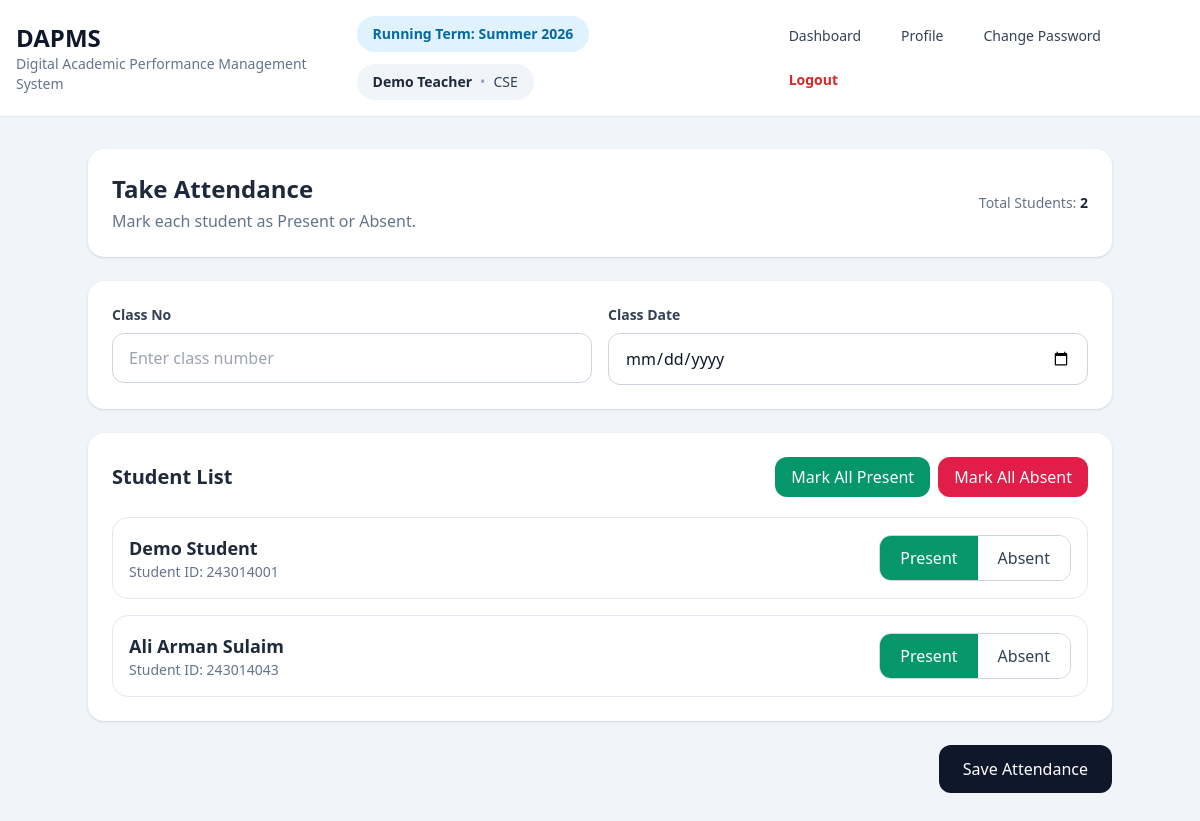
The app's page /teacher/section/5/attendance/create (signed in) with its own data.
### tables this page shows
CREATE TABLE terms(
            id INTEGER PRIMARY KEY AUTOINCREMENT,
            name TEXT NOT NULL,
            start_date TEXT NOT NULL,
            end_date TEXT NOT NULL,
            status TEXT NOT NULL DEFAULT 'running'
        , semester TEXT, year INTEGER);

CREATE TABLE users(
            id INTEGER PRIMARY KEY AUTOINCREMENT,
            role TEXT NOT NULL,
            name TEXT NOT NULL,
            email TEXT NOT NULL UNIQUE,
            password_hash TEXT NOT NULL,
            department TEXT NOT NULL
        );

CREATE TABLE enrollments(
            id INTEGER PRIMARY KEY AUTOINCREMENT,
            section_id INTEGER NOT NULL,
            student_user_id INTEGER NOT NULL,
            term_id INTEGER NOT NULL,
            UNIQUE(section_id, student_user_id),
            FOREIGN KEY(section_id) REFERENCES sections(id) ON DELETE CASCADE,
            FOREIGN KEY(student_user_id) REFERENCES users(id) ON DELETE CASCADE,
            FOREIGN KEY(term_id) REFERENCES terms(id) ON DELETE CASCADE
        );

CREATE TABLE students(
            user_id INTEGER PRIMARY KEY,
            student_id TEXT NOT NULL UNIQUE,
            admission_term TEXT NOT NULL,
            FOREIGN KEY(user_id) REFERENCES users(id) ON DELETE CASCADE
        );

### app/routes/teacher.py (the view, shortened to what this page needs)
@bp.route('/section/<int:section_id>/attendance/create', methods=['GET', 'POST'])
@role_required('teacher')
def create_attendance(section_id):
    manager = _manager()
    return render_template('teacher/create_attendance.html', students=manager.get_students_by_section(section_id), section_id=section_id)

### app/core/security.py (called while the page is built)
def load_user():
    user_id = session.get('user_id')
    if not user_id:
        g.user = None
        return
    g.user = get_db().execute('SELECT * FROM users WHERE id=?', (user_id,)).fetchone()

def role_required(*roles):
    def decorator(view):
        @wraps(view)
        def wrapped(*args, **kwargs):
            if session.get('role') not in roles:
                return redirect(url_for('auth.login'))
            return view(*args, **kwargs)
        return wrapped
    return decorator

### app/db.py (called while the page is built)
def get_db():
    if 'db' not in g:
        g.db = sqlite3.connect(current_app.config['DATABASE'])
        g.db.row_factory = sqlite3.Row
        g.db.execute('PRAGMA foreign_keys = ON')
    return g.db

### app/managers/teacher_manager.py (called while the page is built)
    def get_students_by_section(self, section_id: int):
        return self.db.execute(
            '''
            SELECT enrollments.id as enrollment_id, users.name, students.student_id
            FROM enrollments
            JOIN users ON users.id = enrollments.student_user_id
            JOIN students ON students.user_id = users.id
            WHERE enrollments.section_id=?
            ORDER BY students.student_id
            ''',
            (section_id,)
        ).fetchall()

### app/routes/auth.py (called while the page is built)
@bp.before_app_request
def before():
    load_user()

### app/routes/teacher.py (called while the page is built)
def _manager() -> TeacherManager:
    return TeacherManager(get_db())

### app/templates/teacher/create_attendance.html (shortened to what this page needs)
{% extends 'layout.html' %}
{% block content %}
<div class="max-w-5xl mx-auto space-y-6">
  <div class="bg-white rounded-2xl shadow p-6">
    <div class="flex items-center justify-between gap-4 flex-wrap">
      <div>
        <h2 class="text-2xl font-bold text-slate-800">Take Attendance</h2>
        <p class="text-slate-500 mt-1">Mark each student as Present or Absent.</p>
      </div>
      <div class="text-sm text-slate-500">
        Total Students: <span class="font-semibold text-slate-800">{{ students|length }}</span>
      </div>
    </div>
  </div>
  <form method="post" class="space-y-6">
    <div class="bg-white rounded-2xl shadow p-6">
      <div class="grid md:grid-cols-2 gap-4">
        <div>
          <label class="block text-sm font-semibold text-slate-700 mb-2">Class No</label>
          <input
            name="class_no"
            type="number"
            placeholder="Enter class number"
            class="w-full border border-slate-300 rounded-xl px-4 py-3 focus:outline-none focus:ring-2 focus:ring-sky-500"
            required
          >
        </div>
        <div>
          <label class="block text-sm font-semibold text-slate-700 mb-2">Class Date</label>
          <input
            name="class_date"
            type="date"
            class="w-full border border-slate-300 rounded-xl px-4 py-3 focus:outline-none focus:ring-2 focus:ring-sky-500"
            required
          >
        </div>
      </div>
    </div>
    <div class="bg-white rounded-2xl shadow p-6">
      <div class="flex items-center justify-between mb-5 flex-wrap gap-3">
        <h3 class="text-xl font-bold text-slate-800">Student List</h3>
        <div class="flex gap-2">
          <button
            type="button"
            onclick="setAllAttendance('Present')"
            class="px-4 py-2 rounded-xl bg-emerald-600 text-white hover:bg-emerald-700"
          >
            Mark All Present
          </button>
          <button
            type="button"
            onclick="setAllAttendance('Absent')"
            class="px-4 py-2 rounded-xl bg-rose-600 text-white hover:bg-rose-700"
          >
            Mark All Absent
          </button>
        </div>
      </div>
      <div class="space-y-4">
        {% for s in students %}
        <div class="border border-slate-200 rounded-2xl p-4 flex flex-col md:flex-row md:items-center md:justify-between gap-4">
          <div>
            <div class="font-semibold text-slate-800 text-lg">{{ s.name }}</div>
            <div class="text-sm text-slate-500">Student ID: {{ s.student_id }}</div>
          </div>
          <div class="flex items-center gap-3">
            <div class="inline-flex rounded-xl overflow-hidden border border-slate-300">
              <button
                type="button"
                id="present_btn_{{ s.enrollment_id }}"
                data-enrollment-id="{{ s.enrollment_id }}"
                onclick="setAttendance(this.dataset.enrollmentId, 'Present')"
                class="attendance-btn px-5 py-2.5 bg-emerald-600 text-white font-medium transition"
              >
                Present
              </button>
              <button
                type="button"
                id="absent_btn_{{ s.enrollment_id }}"
                data-enrollment-id="{{ s.enrollment_id }}"
                onclick="setAttendance(this.dataset.enrollmentId, 'Absent')"
                class="attendance-btn px-5 py-2.5 bg-white text-slate-700 font-medium transition"
              >
                Absent
              </button>
            </div>
          </div>
        </div>
        {% endfor %}
      </div>
    </div>
    <div class="flex justify-end">
      <button class="bg-slate-900 text-white px-6 py-3 rounded-xl hover:bg-slate-800">
        Save Attendance
      </button>
    </div>
  </form>
</div>
{% endblock %}

### app/templates/layout.html (shortened to what this page needs)
<!DOCTYPE html>
<html>
<head>
  <script src="https://cdn.tailwindcss.com"></script>
</head>
<body class="bg-slate-100 text-slate-900 min-h-screen">
  <nav class="bg-white border-b sticky top-0 z-20">
    <div class="max-w-7xl mx-auto px-4 py-4 flex justify-between items-center gap-4">
      <div>
        <h1 class="text-2xl font-bold">DAPMS</h1>
        <p class="text-sm text-slate-500">Digital Academic Performance Management System</p>
      </div>
     <div class="flex flex-col lg:flex-row lg:items-center lg:justify-between gap-4">
  <div class="flex flex-wrap items-center gap-3">
    {% if current_term %}
      <span class="inline-flex items-center px-4 py-2 rounded-full bg-sky-100 text-sky-700 text-sm font-semibold">
        Running Term: {{ current_term['name'] }}
      </span>
    {% endif %}
    {% if current_user %}
      <div class="inline-flex items-center px-4 py-2 rounded-full bg-slate-100 text-slate-700 text-sm">
        <span class="font-semibold text-slate-800">{{ current_user['name'] }}</span>
        {% if current_user['department'] %}
          <span class="mx-2 text-slate-400">•</span>
          <span>{{ current_user['department'] }}</span>
        {% endif %}
      </div>
    {% endif %}
  </div>
  <div class="flex flex-wrap items-center gap-2">
    {% if session.get('role') == 'teacher' %}
      <a href="{{ url_for('teacher.dashboard') }}"
         class="px-4 py-2 rounded-xl text-sm font-medium transition
         {% if request.endpoint == 'teacher.dashboard' %}
           bg-sky-600 text-white font-bold shadow
         {% else %}
           text-slate-700 hover:bg-slate-100 hover:text-sky-700
         {% endif %}">
        Dashboard
      </a>
    {% endif %}
    {% if session.get('user_id') %}
      <a href="{{ url_for('auth.profile') }}"
         class="px-4 py-2 rounded-xl text-sm font-medium transition
         {% if request.endpoint == 'auth.profile' %}
           bg-sky-600 text-white font-bold shadow
         {% else %}
           text-slate-700 hover:bg-slate-100 hover:text-sky-700
         {% endif %}">
        Profile
      </a>
    {% endif %}
    {% if session.get('user_id') %}
      <a href="{{ url_for('auth.change_password') }}"
         class="px-4 py-2 rounded-xl text-sm font-medium transition
         {% if request.endpoint == 'auth.change_password' %}
           bg-sky-600 text-white font-bold shadow
         {% else %}
           text-slate-700 hover:bg-slate-100 hover:text-sky-700
         {% endif %}">
        Change Password
      </a>
    {% endif %}
    {% if session.get('user_id') %}
      <a href="{{ url_for('auth.logout') }}"
         class="px-4 py-2 rounded-xl text-sm font-semibold text-red-600 hover:bg-red-50 hover:text-red-700 transition">
        Logout
      </a>
    {% else %}
      <a href="{{ url_for('auth.forgot_password') }}"
         class="px-4 py-2 rounded-xl text-sm font-medium text-slate-700 hover:bg-slate-100 hover:text-sky-700 transition">
        Forgot Password
      </a>
    {% endif %}
  </div>
</div>
    </div>
  </nav>
  <div class="max-w-7xl mx-auto px-4 py-8">
    {% block content %}{% endblock %}
  </div>
</body>
</html>

### records on screen
terms: name "Summer 2026"
users: name "Demo Teacher", department "CSE"
enrollments: name "Demo Student", student_id "243014001"
enrollments: name "Ali Arman Sulaim", student_id "243014043"

### other values on screen
{{ students|length }} "2"
